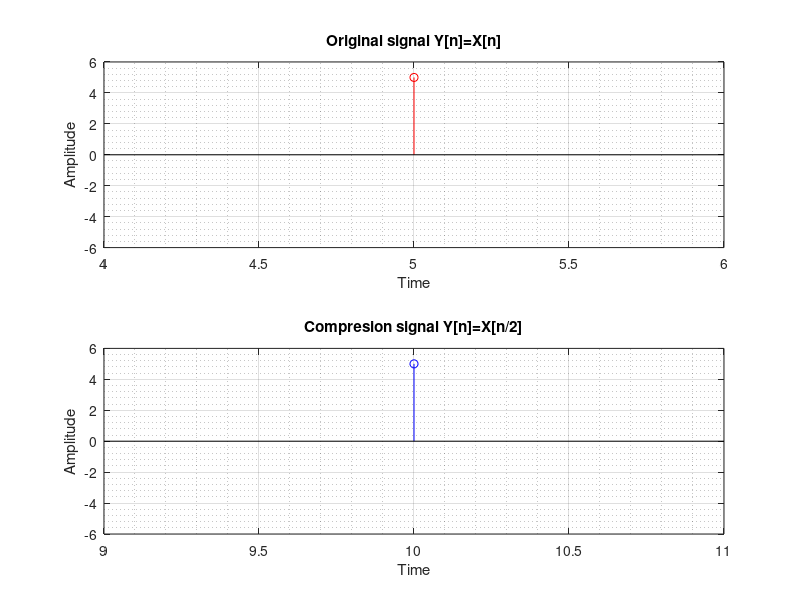

The MATLAB script that drew this image:
close all;
clear all;
clc;

start_value = input('Enter the start value: ');%-6
end_value = input('Enter the end value: ');%6

n1 = start_value:end_value;

y=input("Enter the values of signal = "); %[1 0.5 1 0.5 1 0.5 1 0.5 1 0.5 1 0.5 1]

index=1;

n2=(2*start_value):(2*end_value);

for i=1:length(n2)
    x1(i)=n2(i);
    if(rem(x1(i),2)==0)
        y1(i)=y(index);
        index=index+1;
    else
        y1(i)=0;
    end
end

subplot(2,1,1);
stem(n1,y,'r');
xlabel("Time");
ylabel("Amplitude");
grid on;
grid minor;
axis([(start_value-1) (end_value+1) -(max(y)+1) (max(y)+1)]);
title("Original signal Y[n]=X[n]");

subplot(2,1,2);
stem(x1,y1,'b');
xlabel("Time");
ylabel("Amplitude");
grid on;
grid minor;
axis([(2*start_value-1) (2*end_value+1) -(max(y1)+1) (max(y1)+1)]);
title("Compresion signal Y[n]=X[n/2]");